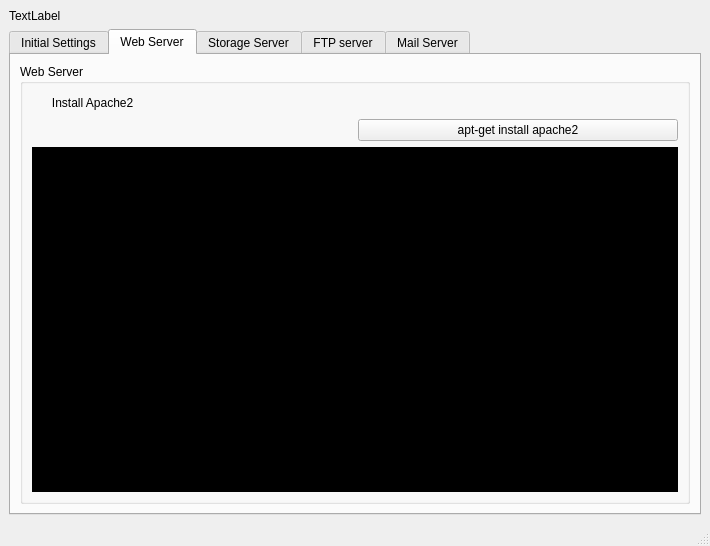
<?xml version="1.0" encoding="UTF-8"?>
<ui version="4.0">
 <class>MainWindow</class>
 <widget class="QMainWindow" name="MainWindow">
  <property name="geometry">
   <rect>
    <x>0</x>
    <y>0</y>
    <width>710</width>
    <height>546</height>
   </rect>
  </property>
  <property name="windowTitle">
   <string>Debian</string>
  </property>
  <widget class="QWidget" name="centralwidget">
   <layout class="QGridLayout" name="gridLayout">
    <item row="1" column="0">
     <layout class="QVBoxLayout" name="verticalLayout">
      <item>
       <widget class="QTabWidget" name="tabWidget">
        <property name="tabPosition">
         <enum>QTabWidget::North</enum>
        </property>
        <property name="currentIndex">
         <number>1</number>
        </property>
        <property name="documentMode">
         <bool>false</bool>
        </property>
        <property name="tabsClosable">
         <bool>false</bool>
        </property>
        <property name="movable">
         <bool>false</bool>
        </property>
        <widget class="QWidget" name="tab">
         <attribute name="title">
          <string>Initial Settings</string>
         </attribute>
         <layout class="QVBoxLayout" name="verticalLayout_3">
          <item>
           <layout class="QVBoxLayout" name="verticalLayout_2">
            <item>
             <widget class="QComboBox" name="comboBox">
              <item>
               <property name="text">
                <string>Add user</string>
               </property>
              </item>
              <item>
               <property name="text">
                <string>Set alias</string>
               </property>
              </item>
              <item>
               <property name="text">
                <string>Configure network</string>
               </property>
              </item>
             </widget>
            </item>
            <item>
             <widget class="QScrollArea" name="scrollArea">
              <property name="widgetResizable">
               <bool>true</bool>
              </property>
              <widget class="QWidget" name="scrollAreaWidgetContents">
               <property name="geometry">
                <rect>
                 <x>0</x>
                 <y>0</y>
                 <width>651</width>
                 <height>590</height>
                </rect>
               </property>
               <layout class="QVBoxLayout" name="verticalLayout_4">
                <item>
                 <widget class="QGroupBox" name="groupBox">
                  <property name="title">
                   <string>Add user</string>
                  </property>
                  <layout class="QGridLayout" name="gridLayout_2">
                   <item row="0" column="2">
                    <widget class="QPushButton" name="pushButton">
                     <property name="toolTip">
                      <string>&lt;html&gt;&lt;head/&gt;&lt;body&gt;&lt;p&gt;Add user&lt;/p&gt;&lt;/body&gt;&lt;/html&gt;</string>
                     </property>
                     <property name="text">
                      <string>Add</string>
                     </property>
                    </widget>
                   </item>
                   <item row="0" column="0">
                    <widget class="QLineEdit" name="lineEdit">
                     <property name="toolTip">
                      <string>&lt;html&gt;&lt;head/&gt;&lt;body&gt;&lt;p&gt;enter User Name&lt;/p&gt;&lt;/body&gt;&lt;/html&gt;</string>
                     </property>
                     <property name="whatsThis">
                      <string>&lt;html&gt;&lt;head/&gt;&lt;body&gt;&lt;p&gt;&lt;br/&gt;&lt;/p&gt;&lt;/body&gt;&lt;/html&gt;</string>
                     </property>
                    </widget>
                   </item>
                   <item row="0" column="1">
                    <widget class="QComboBox" name="comboBox_2">
                     <property name="toolTip">
                      <string>&lt;html&gt;&lt;head/&gt;&lt;body&gt;&lt;p&gt;Choose Group&lt;/p&gt;&lt;/body&gt;&lt;/html&gt;</string>
                     </property>
                     <item>
                      <property name="text">
                       <string>User Group</string>
                      </property>
                     </item>
                    </widget>
                   </item>
                   <item row="1" column="0">
                    <widget class="QCheckBox" name="checkBox">
                     <property name="text">
                      <string>Provide extra arguments</string>
                     </property>
                    </widget>
                   </item>
                   <item row="1" column="1">
                    <widget class="QLineEdit" name="lineEdit_2"/>
                   </item>
                  </layout>
                 </widget>
                </item>
                <item>
                 <widget class="QGroupBox" name="groupBox_2">
                  <property name="title">
                   <string>Set Alias</string>
                  </property>
                  <layout class="QGridLayout" name="gridLayout_4">
                   <item row="0" column="1">
                    <widget class="QLabel" name="label_3">
                     <property name="text">
                      <string>=</string>
                     </property>
                    </widget>
                   </item>
                   <item row="0" column="2">
                    <widget class="QLineEdit" name="lineEdit_4"/>
                   </item>
                   <item row="0" column="0">
                    <layout class="QGridLayout" name="gridLayout_3">
                     <item row="0" column="1">
                      <widget class="QLineEdit" name="lineEdit_3"/>
                     </item>
                     <item row="0" column="0">
                      <widget class="QLabel" name="label_2">
                       <property name="text">
                        <string>alias</string>
                       </property>
                      </widget>
                     </item>
                    </layout>
                   </item>
                   <item row="0" column="3">
                    <widget class="QPushButton" name="pushButton_2">
                     <property name="text">
                      <string>set</string>
                     </property>
                    </widget>
                   </item>
                  </layout>
                  <zorder>lineEdit_4</zorder>
                  <zorder>label_3</zorder>
                  <zorder>pushButton_2</zorder>
                 </widget>
                </item>
                <item>
                 <widget class="QGroupBox" name="groupBox_3">
                  <property name="title">
                   <string>Configure network</string>
                  </property>
                  <layout class="QGridLayout" name="gridLayout_6">
                   <item row="0" column="0">
                    <layout class="QGridLayout" name="gridLayout_5">
                     <item row="9" column="0" alignment="Qt::AlignHCenter">
                      <widget class="QPushButton" name="pushButton_3">
                       <property name="text">
                        <string>Apply</string>
                       </property>
                      </widget>
                     </item>
                     <item row="7" column="1">
                      <widget class="QLabel" name="label_8">
                       <property name="text">
                        <string>Net Mask</string>
                       </property>
                      </widget>
                     </item>
                     <item row="1" column="0">
                      <widget class="QLineEdit" name="lineEdit_5"/>
                     </item>
                     <item row="3" column="0">
                      <widget class="QLineEdit" name="lineEdit_7"/>
                     </item>
                     <item row="2" column="1">
                      <widget class="QLabel" name="label_5">
                       <property name="styleSheet">
                        <string notr="true">font: 75 14pt &quot;Cantarell&quot;;</string>
                       </property>
                       <property name="text">
                        <string>Net Mask</string>
                       </property>
                      </widget>
                     </item>
                     <item row="0" column="1">
                      <widget class="QComboBox" name="comboBox_3">
                       <item>
                        <property name="text">
                         <string>Automatic</string>
                        </property>
                       </item>
                       <item>
                        <property name="text">
                         <string>Manual</string>
                        </property>
                       </item>
                      </widget>
                     </item>
                     <item row="5" column="1">
                      <widget class="QComboBox" name="comboBox_4"/>
                     </item>
                     <item row="0" column="0">
                      <widget class="QCheckBox" name="checkBox_2">
                       <property name="text">
                        <string>IPv4</string>
                       </property>
                      </widget>
                     </item>
                     <item row="7" column="0">
                      <widget class="QLineEdit" name="lineEdit_9"/>
                     </item>
                     <item row="5" column="0">
                      <widget class="QCheckBox" name="checkBox_3">
                       <property name="text">
                        <string>IPv6</string>
                       </property>
                      </widget>
                     </item>
                     <item row="2" column="0">
                      <widget class="QLineEdit" name="lineEdit_6"/>
                     </item>
                     <item row="6" column="0">
                      <widget class="QLineEdit" name="lineEdit_8"/>
                     </item>
                     <item row="6" column="1">
                      <widget class="QLabel" name="label_7">
                       <property name="text">
                        <string>Address</string>
                       </property>
                      </widget>
                     </item>
                     <item row="3" column="1">
                      <widget class="QLabel" name="label_6">
                       <property name="styleSheet">
                        <string notr="true">font: 75 14pt &quot;Cantarell&quot;;</string>
                       </property>
                       <property name="text">
                        <string>Gateway</string>
                       </property>
                      </widget>
                     </item>
                     <item row="8" column="0">
                      <widget class="QLineEdit" name="lineEdit_10"/>
                     </item>
                     <item row="8" column="1">
                      <widget class="QLabel" name="label_9">
                       <property name="text">
                        <string>Gateway</string>
                       </property>
                      </widget>
                     </item>
                     <item row="10" column="0">
                      <widget class="Line" name="line">
                       <property name="orientation">
                        <enum>Qt::Horizontal</enum>
                       </property>
                      </widget>
                     </item>
                     <item row="1" column="1">
                      <widget class="QLabel" name="label_4">
                       <property name="styleSheet">
                        <string notr="true">font: 75 14pt &quot;Cantarell&quot;;</string>
                       </property>
                       <property name="text">
                        <string>Address</string>
                       </property>
                      </widget>
                     </item>
                     <item row="4" column="0">
                      <widget class="Line" name="line_2">
                       <property name="orientation">
                        <enum>Qt::Horizontal</enum>
                       </property>
                      </widget>
                     </item>
                     <item row="9" column="1">
                      <widget class="QPushButton" name="pushButton_4">
                       <property name="text">
                        <string>Cancel</string>
                       </property>
                      </widget>
                     </item>
                    </layout>
                   </item>
                  </layout>
                 </widget>
                </item>
               </layout>
              </widget>
             </widget>
            </item>
           </layout>
          </item>
         </layout>
        </widget>
        <widget class="QWidget" name="tab_2">
         <attribute name="title">
          <string>Web Server</string>
         </attribute>
         <layout class="QVBoxLayout" name="verticalLayout_5">
          <item>
           <layout class="QHBoxLayout" name="horizontalLayout">
            <item>
             <widget class="QGroupBox" name="groupBox_4">
              <property name="title">
               <string>Web Server</string>
              </property>
              <layout class="QGridLayout" name="gridLayout_8">
               <item row="0" column="0">
                <layout class="QGridLayout" name="gridLayout_7">
                 <item row="1" column="1">
                  <widget class="QPushButton" name="pushButton_5">
                   <property name="text">
                    <string>apt-get install apache2</string>
                   </property>
                  </widget>
                 </item>
                 <item row="1" column="0">
                  <spacer name="horizontalSpacer">
                   <property name="orientation">
                    <enum>Qt::Horizontal</enum>
                   </property>
                   <property name="sizeHint" stdset="0">
                    <size>
                     <width>40</width>
                     <height>20</height>
                    </size>
                   </property>
                  </spacer>
                 </item>
                 <item row="0" column="0">
                  <widget class="QLabel" name="label_10">
                   <property name="text">
                    <string>      Install Apache2</string>
                   </property>
                  </widget>
                 </item>
                 <item row="0" column="1">
                  <spacer name="horizontalSpacer_2">
                   <property name="orientation">
                    <enum>Qt::Horizontal</enum>
                   </property>
                   <property name="sizeHint" stdset="0">
                    <size>
                     <width>40</width>
                     <height>20</height>
                    </size>
                   </property>
                  </spacer>
                 </item>
                </layout>
               </item>
               <item row="1" column="0">
                <widget class="QTextBrowser" name="textBrowser">
                 <property name="styleSheet">
                  <string notr="true">background-color: rgb(0, 0, 0);</string>
                 </property>
                </widget>
               </item>
              </layout>
             </widget>
            </item>
           </layout>
          </item>
         </layout>
        </widget>
        <widget class="QWidget" name="tab_3">
         <attribute name="title">
          <string>Storage Server</string>
         </attribute>
        </widget>
        <widget class="QWidget" name="tab_4">
         <attribute name="title">
          <string>FTP server</string>
         </attribute>
        </widget>
        <widget class="QWidget" name="tab_5">
         <attribute name="title">
          <string>Mail Server</string>
         </attribute>
        </widget>
       </widget>
      </item>
     </layout>
    </item>
    <item row="0" column="0">
     <widget class="QLabel" name="label">
      <property name="text">
       <string>TextLabel</string>
      </property>
     </widget>
    </item>
   </layout>
  </widget>
  <widget class="QStatusBar" name="statusbar"/>
 </widget>
 <resources/>
 <connections/>
</ui>
